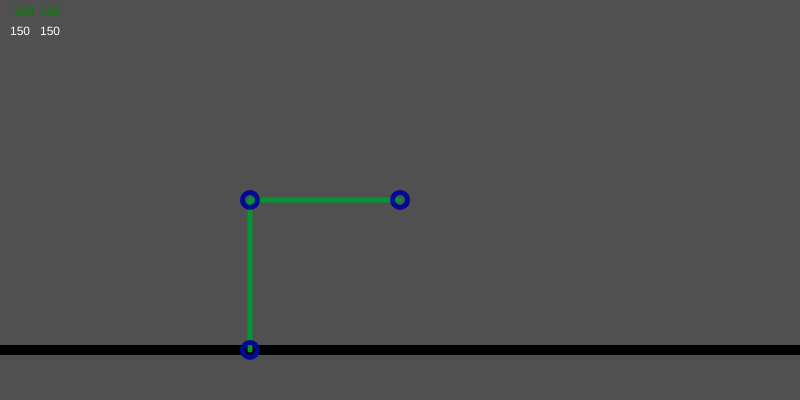
Frame 1 (no input)
Frame 60 (no input): identical to frame 1, image omitted
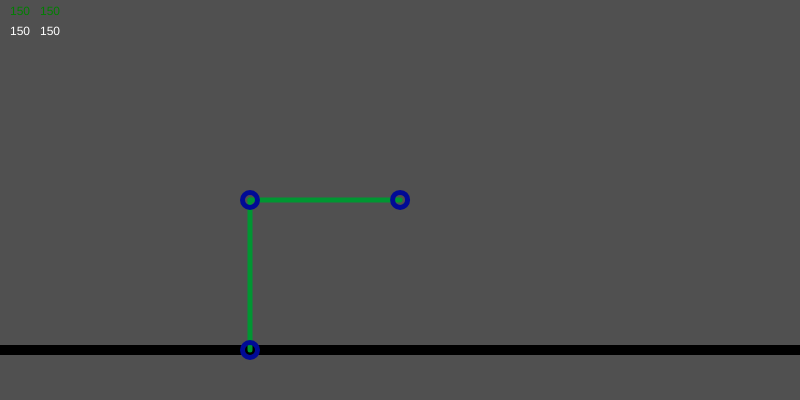
Frame 120 (the mouse pressed at the canvas centre since frame 60)

The p5.js sketch that drew these frames (run headless with seeded random() and noise() and a simulated clock; from frame 60 on, the mouse is pressed at the canvas centre):

// p5.js sketch
// ── sketch.js

const armLength = 150;
const startPos = [250, 350];

let x = armLength;
let y = armLength;

let angle1 = 90;
let angle2 = 90;

let armStart = [0, 0];
let jointPos = [0, armLength];
let armEnd = [armLength, armLength];

let sliderX;
let sliderY;

function setup() {
  createCanvas(800, 400);

  frameRate(30);

  sliderX = createSlider(0.1, 300, 150, 2);
  sliderX.position(500, 550);

  sliderY = createSlider(0.1, 200, 150, 2);
  sliderY.position(700, 550);
}

function draw() {
  background(80);
  // angleMode(DEGREES);

  translate(startPos[0], startPos[1]); 
  scale(1, -1);

  x = sliderX.value();
  y = sliderY.value();

  sliderX.elt.max = Math.sqrt(sq(300) - sq(y));
  sliderY.elt.max = Math.sqrt(sq(300) - sq(x));

  // Ground
  push();
  strokeWeight(10);
  line(-startPos[0], 0, 800, 0);
  pop();

  // Calculate Joint
  let joint = calcJoint(x, y);
  jointPos = [joint[0], joint[1]];

  armEnd[0] = x;
  armEnd[1] = y;

  // Arms - Lines
  push();
  stroke(0, 150, 50);
  strokeWeight(5);

  line(armStart[0], armStart[1], jointPos[0], jointPos[1]);
  line(jointPos[0], jointPos[1], armEnd[0], armEnd[1]);
  pop();

  // Joints - Circles
  push();
  stroke(0, 10, 150);
  strokeWeight(5);
  noFill();

  circle(armStart[0], armStart[1], 15);
  circle(jointPos[0], jointPos[1], 15);
  circle(armEnd[0], armEnd[1], 15);
  pop();

  push();
  translate(-startPos[0], startPos[1]);
  scale(1, -1);
  fill('green');
  text(Math.round(mouseX - startPos[0]), 10, 15);
  text(Math.round(startPos[1] - mouseY), 40, 15);

  fill('white');
  text(Math.round(x), 10, 35);
  text(Math.round(y), 40, 35);
  pop();
}

function calcJoint(a, b) {
  let theta = Math.atan(b/a) + Math.acos((sq(a) + sq(b))/(300 * Math.sqrt(sq(a) + sq(b))));
  // let theta = Math.atan(b/a) + Math.acos(150/sqrt(sq(x) + sq(y))); // DOESNT WORK
  // console.log(degrees(theta), Math.round((150 * Math.cos(theta))), Math.round((150 * Math.sin(theta))));

  // theta = Math.atan(b/a) + Math.acos(150/sqrt(sq(x) + sq(y)));
  // console.log(degrees(theta), Math.round((150 * Math.cos(theta))), Math.round((150 * Math.sin(theta))));

  // angle1 = theta;
  // angle2 = Math.round(degrees(Math.acos(150/(sq(a) + sq(b)))));

  return [Math.round((150 * Math.cos(theta))), Math.round((150 * Math.sin(theta)))];
}
// ── style.css
html, body {
  margin: 0;
  padding: 0;
  background-color: #202020;
}
canvas {
  display: block;
  margin: auto;
  margin-top: 100px;
  border: 2px dashed black;
}
